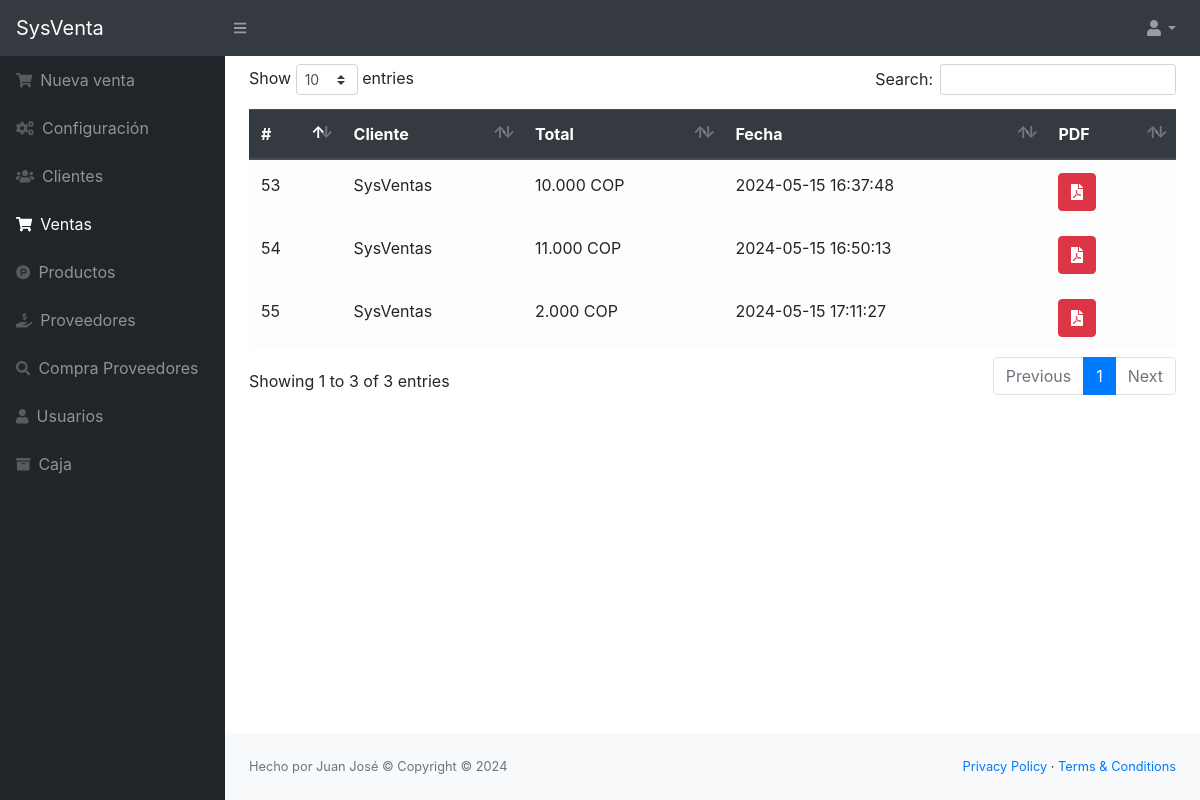
Screenshot of /src/lista_ventas.php (signed in) with the database file from the repository.
### tables this page shows
CREATE TABLE `ventas` (
  `id` int(11) NOT NULL,
  `id_cliente` int(11) NOT NULL,
  `total` decimal(10,2) NOT NULL,
  `id_usuario` int(11) NOT NULL,
  `fecha` timestamp NOT NULL DEFAULT current_timestamp() ON UPDATE current_timestamp()
);

CREATE TABLE `cliente` (
  `idcliente` int(11) NOT NULL,
  `nombre` varchar(100) NOT NULL,
  `telefono` varchar(15) NOT NULL,
  `direccion` varchar(200) NOT NULL,
  `usuario_id` int(11) NOT NULL,
  `estado` int(11) NOT NULL DEFAULT 1,
  `cedula` int(11) NOT NULL
);

### src/lista_ventas.php (the view, shortened to what this page needs)
<?php
include_once "includes/header.php";
require_once "../conexion.php";
$query = mysqli_query($conexion, "SELECT v.*, c.idcliente, c.nombre FROM ventas v INNER JOIN cliente c ON v.id_cliente = c.idcliente");
?>
<table class="table table-light" id="tbl">
    <thead class="thead-dark">
        <tr>
            <th>#</th>
            <th>Cliente</th>
            <th>Total</th>
            <th>Fecha</th>
            <th>PDF</th>
        </tr>
    </thead>
    <tbody>
        <?php while ($row = mysqli_fetch_assoc($query)) { ?>
            <tr>
                <td><?php echo $row['id']; ?></td>
                <td><?php echo $row['nombre']; ?></td>
                <td><?php echo number_format($row['total'], 0, ',', '.'); ?> COP</td>
                <td><?php echo $row['fecha']; ?></td>
                <td>
                    <a href="pdf/generar.php?cl=<?php echo $row['id_cliente'] ?>&v=<?php echo $row['id'] ?>" target="_blank" class="btn btn-danger"><i class="fas fa-file-pdf"></i></a>
                </td>
            </tr>
        <?php } ?>
    </tbody>
</table>
<?php include_once "includes/footer.php"; ?>

### src/includes/header.php (shortened to what this page needs)
<!DOCTYPE html>
<html lang="en">
<head>
    <link href="../assets/css/styles.css" rel="stylesheet" />
    <link href="../assets/css/dataTables.bootstrap4.min.css" rel="stylesheet" />
    <link rel="stylesheet" href="../assets/js/jquery-ui/jquery-ui.min.css">
</head>
<body class="sb-nav-fixed">
    <nav class="sb-topnav navbar navbar-expand navbar-dark bg-dark">
        <a class="navbar-brand" href="index.php">SysVenta</a>
        <button class="btn btn-link btn-sm order-1 order-lg-0" id="sidebarToggle" href="#"><i class="fas fa-bars"></i></button>
        <ul class="navbar-nav ml-auto">
            <li class="nav-item dropdown">
                <a class="nav-link dropdown-toggle" id="userDropdown" href="#" role="button" data-toggle="dropdown" aria-haspopup="true" aria-expanded="false"><i class="fas fa-user fa-fw"></i></a>
            </li>
        </ul>
    </nav>
    <div id="layoutSidenav">
        <div id="layoutSidenav_nav">
            <nav class="sb-sidenav accordion sb-sidenav-dark" id="sidenavAccordion">
                <div class="sb-sidenav-menu">
                    <div class="nav">
                        <a class="nav-link" href="ventas.php">
                            <div class="sb-nav-link-icon"><i class="fas fa-shopping-cart"></i></div>
                            Nueva venta
                        </a>
                        <a class="nav-link" href="config.php">
                            <div class="sb-nav-link-icon"><i class="fas fa-cogs"></i></div>
                            Configuración
                        </a>
                        <a class="nav-link" href="clientes.php">
                            <div class="sb-nav-link-icon"><i class="fas fa-users"></i></div>
                            Clientes
                        </a>
                        <a class="nav-link" href="lista_ventas.php">
                            <div class="sb-nav-link-icon"><i class="fas fa-shopping-cart"></i></div>
                            Ventas
                        </a>
                        <a class="nav-link" href="productos.php">
                            <div class="sb-nav-link-icon"><i class="fab fa-product-hunt"></i></div>
                            Productos
                        </a>
                        <a class="nav-link" href="abonos.php">
                          <div class="sb-nav-link-icon"><i class="fas fa-hand-holding-usd"></i></div>
                            Proveedores
                        </a>
                        <a class="nav-link" href="consultar.php">
                            <div class="sb-nav-link-icon"><i class="fas fa-search"></i></div>
                            Compra Proveedores
                        </a>
                        <a class="nav-link" href="usuarios.php">
                            <div class="sb-nav-link-icon"><i class="fas fa-user"></i></div>
                            Usuarios
                        </a>
                        <a class="nav-link" href="inventario.php">
                            <div class="sb-nav-link-icon"><i class="fas fa-archive"></i></div>
                            Caja
                        </a>
                    </div>
                </div>
            </nav>
        </div>
        <div id="layoutSidenav_content">
            <main>
                <div class="container-fluid mt-2">

### src/includes/footer.php (shortened to what this page needs)
</div>
</main>
<footer class="py-4 bg-light mt-auto">
    <div class="container-fluid">
        <div class="d-flex align-items-center justify-content-between small">
            <div class="text-muted">Hecho por Juan José &copy; Copyright &copy; <?php echo date("Y"); ?> </div>
            <div>
                <a href="#">Privacy Policy</a>
                &middot;
                <a href="#">Terms &amp; Conditions</a>
            </div>
        </div>
    </div>
</footer>
</div>
</div>
</body>
</html>

### rows the page displays
ventas: id "53", id_cliente.nombre "SysVentas", total "10.000", fecha "2024-05-15 16:37:48"
ventas: id "54", id_cliente.nombre "SysVentas", total "11.000", fecha "2024-05-15 16:50:13"
ventas: id "55", id_cliente.nombre "SysVentas", total "2.000", fecha "2024-05-15 17:11:27"
